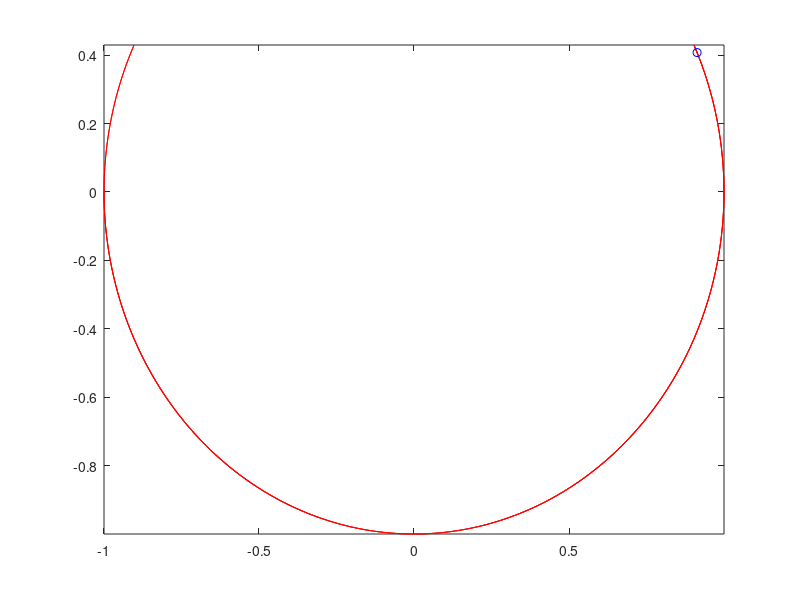

Write the MATLAB code that produced this figure.
function HereWeGooo()

%Define variables
cart_mass = 535;                        %kg, mass of cart no people
person_mass = 100;                      %kg, mass of 1 person
rolling_mass = cart_mass + person_mass; %kg, mass of person+cart
m = rolling_mass;                       %ez pz

R = 100;         %m, radius of the roller coaster loop
g = 9.81;       %m/s^2, acceleration due to gravity
mu = 0.9009;    %coefficient of rolling resistance


    function res = S_derivs(~,S)
        
        s = S(1);   %current s (position)
        sdot = S(2);%current sdot (velocity)

%         sdd = -(g*cos(s))/(cos(s)^2 - sin(s)^2);
%         sdd = (sdot^2*sin(s)-tan(s)*sdot*cos(s)-g)/(cos(s)-tan(s)*sin(s))
%         sdd = ((-2*sdot^2*sin(s)*cos(s) - g*cos(s))/(cos(s)^2 + sin(s)^2));
%         sdd=(sdot^2*sin(s)-tan(s)*sdot^2*cos(s)-g)/(cos(s)+tan(s)*sin(s));
%<<<<<<< HEAD
%         sdd = (-2*sdot^2*sin(s)*cos(s) - g*cos(s))
%         sdd = - g*cos(s);
%           if sdd<10e-9
%               sdd=0.000001;
%           else
%             sdd=(m*sdot*cos(s)*(R*tan(s)-mu*R*tan(s))-m*sdot^2*sin(s)+m*g)/(m*sin(s)*(R*tan(s)-mu*R*tan(s))-m*cos(s));
%           end
            
%             sdd=(m*sdot^2*sin(s)-m*g-tan(s)*((1-mu)/(1+mu))*m*sdot^2*cos(s))/(m*cos(s)+m*sin(s)*tan(s)*((1-mu)/(1+mu)));
            sdd=(-sdot^2*cos(s)*sin(s)-mu*sign_test(sdot)*sdot^2*sin(s)*cos(s)+m*sdot^2*sin(s)*cos(s)-m*g*cos(s)+mu*sign_test(sdot)*sdot^2*cos(s)*sin(s)-mu*sign_test(sdot)*m*g*cos(s))/((sin(s)^2)+mu*sign_test(sdot)*sin(s)+m*(cos(s)^2)+mu*sign_test(sdot)*(cos(s)^2));
        res = [sdot; sdd];
    end

% options = odeset('RelTol', 1e-6);
% [t,S] = ode45(@S_derivs, [0 4], [pi/4,-2],options);
%=======
%         sdd = -2*sdot^2*sin(s)*cos(s) - g*cos(s);
%         sdd=((m*sdot^2*cos(s))*(R*tan(s)-mu*R*tan(s))-m*sdot^2*sin(s)+m*g)/((m*sin(s))*(R*tan(s)-mu*R*tan(s))-m*cos(s));
%           
%         res = [sdot; sdd];
%     end

options = odeset('RelTol', 1e-10);
[t,S] = ode45(@S_derivs, [0 5], [pi,4],options);
%>>>>>>> origin/master

Ss = S(:,1);
%sdots = S(:,2);

%<<<<<<< HEAD
% plot(t,Ss)
% rx = R*cos(Ss);
% ry = R*sin(Ss);
% %=======
% %plot(t,Ss)
rx = cos(Ss);
ry = sin(Ss);
%>>>>>>> origin/master

comet(rx,ry)

% sdd = ((((m*(sdd*sin(s) - sdot^2*cos(s)))/(cos(s)*(1-mu)))*sin(s) - ((m*(sdd*sin(s) - sdot^2*cos(s)))/(cos(s)*(1-mu)))*mu*sin(s) - m*g)/m + sdot^2 * sin(s) - sdd)



    function res = sign_test(sdot)
        if(sdot./abs(sdot)<=-0.00001)
            y=-1;
        elseif (sdot./abs(sdot)>=0.00001)
            y=1;
        else
            y=-100000*(sdot./abs(sdot))+1;
        end
        res=y;
    end


end
